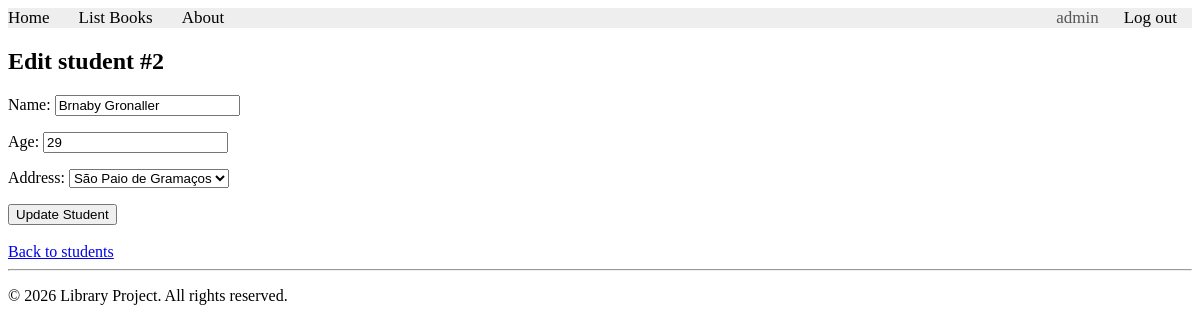
The page /users/lab11_task1/editstudent/2 (signed in) on the database its author committed.
### apps/usermodule/models.py (models this page shows)
class Student(models.Model):
    name = models.CharField(max_length=50)
    age = models.IntegerField()
    address = models.ForeignKey(Address, on_delete=models.CASCADE)

### apps/usermodule/views.py (the view)
# urls.py: path('lab11_task1/editstudent/<int:id>', views.lab11_task1_editstudent, name="users.lab11_task1_editstudent"),
@login_required
def lab11_task1_editstudent(request, id):
    student = get_object_or_404(Student, id=id)
    if request.method == 'POST':
        form = StudentForm(request.POST, instance=student)
        if form.is_valid():
            form.save()
            return redirect('users.lab11_task1_students')
    else:
        form = StudentForm(instance=student)
    return render(request, 'usermodule/lab11_task1/editstudent.html', {'form': form, 'student': student})

### apps/usermodule/forms.py (shortened to what this page needs)
class StudentForm(forms.ModelForm):
    class Meta:
        model = Student
        fields = ['name', 'age', 'address']
    name = forms.CharField(label="Name", max_length=50, required=True)
    age = forms.IntegerField(label="Age", required=True)
    address = forms.ModelChoiceField(
        label="Address",
        queryset=Address.objects.all().order_by("city"),
        empty_label="Select a city",
    )

### apps/usermodule/models.py (called while the page is built)
    def __str__(self):
        return self.city

### apps/templates/usermodule/lab11_task1/editstudent.html (shortened to what this page needs)
{% extends "layouts/base.html" %}
{% block content %}
    <h2>Edit student #{{ student.id }}</h2>
    <form method="post">
        {{ form.as_p }}
        <button type="submit">Update Student</button>
    </form>
    <br>
    <a href="{% url 'users.lab11_task1_students' %}">Back to students</a>
{% endblock content %}

### apps/templates/includes/header.html
{% with request.resolver_match.url_name as url_name %}
<div class="topnav">
    <a class="{% if url_name == 'books.index' %}active{% endif %}" href="{% url "books.index" %}">Home</a>
    <a class="{% if url_name == 'books.list_books' %}active{% endif %}" href="{% url "books.list_books" %}">List Books</a>
    <a class="{% if url_name == 'books.aboutus' %}active{% endif %}" href="{% url "books.aboutus" %}">About</a>
    {% if user.is_authenticated %}
        <a class="navright" href="{% url "users.logout" %}">Log out</a>
        <span class="navuser">{{ user.username }}</span>
    {% else %}
        <a class="navright {% if url_name == 'users.register' %}active{% endif %}" href="{% url "users.register" %}">Sign up</a>
        <a class="navright {% if url_name == 'users.login' %}active{% endif %}" href="{% url "users.login" %}">Log in</a>
    {% endif %}
</div>
{% endwith %}

### apps/static/styles.css (style rules this page uses)
.topnav { background-color: #eeeeee; width: 100%; }
.topnav a { color: #000000; text-align: center; margin-right: 25px; text-decoration: none; font-size: 17px; }
.topnav a.navright { float: right; margin-right: 15px; }
.topnav span.navuser { float: right; margin-right: 25px; font-size: 17px; color: #555555; }

### rows shown on the page
Student: id "2", name "Brnaby Gronaller", age "29", address "São Paio de Gramaços"

### other values the page prints
{{ user.username }} "admin"
